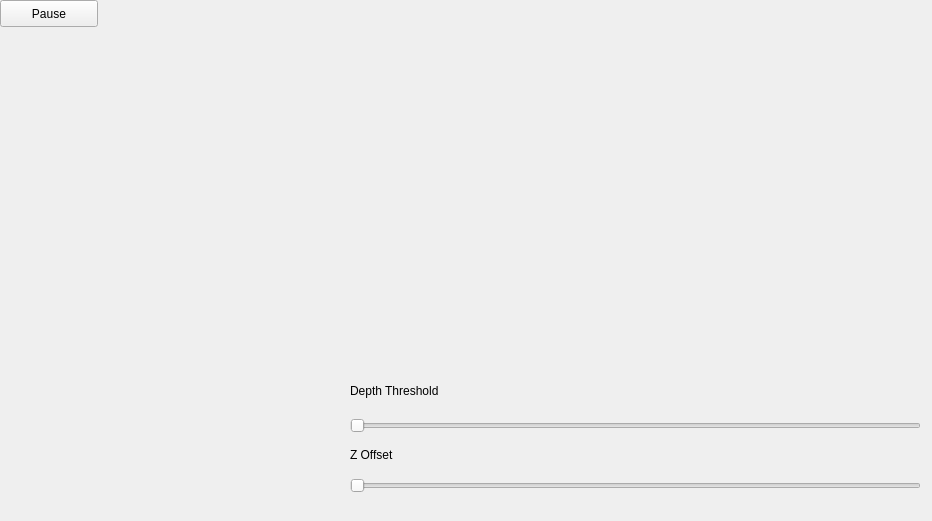
<?xml version="1.0" encoding="UTF-8"?>
<ui version="4.0">
 <class>MainWindow</class>
 <widget class="QMainWindow" name="MainWindow">
  <property name="geometry">
   <rect>
    <x>0</x>
    <y>0</y>
    <width>932</width>
    <height>521</height>
   </rect>
  </property>
  <property name="sizePolicy">
   <sizepolicy hsizetype="Expanding" vsizetype="Expanding">
    <horstretch>1</horstretch>
    <verstretch>1</verstretch>
   </sizepolicy>
  </property>
  <property name="windowTitle">
   <string/>
  </property>
  <property name="iconSize">
   <size>
    <width>22</width>
    <height>22</height>
   </size>
  </property>
  <widget class="QWidget" name="centralwidget">
   <property name="enabled">
    <bool>true</bool>
   </property>
   <property name="sizePolicy">
    <sizepolicy hsizetype="Expanding" vsizetype="Expanding">
     <horstretch>255</horstretch>
     <verstretch>255</verstretch>
    </sizepolicy>
   </property>
   <widget class="QVTKWidget" name="qvtk_widget">
    <property name="geometry">
     <rect>
      <x>350</x>
      <y>10</y>
      <width>571</width>
      <height>361</height>
     </rect>
    </property>
   </widget>
   <widget class="QSlider" name="fieldValueSlider">
    <property name="geometry">
     <rect>
      <x>350</x>
      <y>410</y>
      <width>571</width>
      <height>31</height>
     </rect>
    </property>
    <property name="mouseTracking">
     <bool>false</bool>
    </property>
    <property name="toolTip">
     <string>Set the pcl::PassThrough filter limits parameters</string>
    </property>
    <property name="statusTip">
     <string/>
    </property>
    <property name="whatsThis">
     <string/>
    </property>
    <property name="accessibleName">
     <string/>
    </property>
    <property name="accessibleDescription">
     <string/>
    </property>
    <property name="maximum">
     <number>50</number>
    </property>
    <property name="value">
     <number>0</number>
    </property>
    <property name="sliderPosition">
     <number>0</number>
    </property>
    <property name="orientation">
     <enum>Qt::Horizontal</enum>
    </property>
    <property name="tickPosition">
     <enum>QSlider::NoTicks</enum>
    </property>
    <property name="tickInterval">
     <number>1</number>
    </property>
   </widget>
   <widget class="QLabel" name="label">
    <property name="geometry">
     <rect>
      <x>350</x>
      <y>380</y>
      <width>121</width>
      <height>21</height>
     </rect>
    </property>
    <property name="text">
     <string>Depth Threshold</string>
    </property>
   </widget>
   <widget class="QLabel" name="label_2">
    <property name="geometry">
     <rect>
      <x>350</x>
      <y>439</y>
      <width>66</width>
      <height>31</height>
     </rect>
    </property>
    <property name="text">
     <string>Z Offset</string>
    </property>
   </widget>
   <widget class="QSlider" name="zOffsetSlider">
    <property name="geometry">
     <rect>
      <x>350</x>
      <y>470</y>
      <width>571</width>
      <height>31</height>
     </rect>
    </property>
    <property name="maximum">
     <number>10</number>
    </property>
    <property name="sliderPosition">
     <number>0</number>
    </property>
    <property name="orientation">
     <enum>Qt::Horizontal</enum>
    </property>
   </widget>
   <widget class="QPushButton" name="pushButton">
    <property name="geometry">
     <rect>
      <x>0</x>
      <y>0</y>
      <width>98</width>
      <height>27</height>
     </rect>
    </property>
    <property name="text">
     <string>Pause</string>
    </property>
   </widget>
  </widget>
 </widget>
 <customwidgets>
  <customwidget>
   <class>QVTKWidget</class>
   <extends>QWidget</extends>
   <header>QVTKWidget.h</header>
  </customwidget>
 </customwidgets>
 <resources/>
 <connections/>
</ui>
